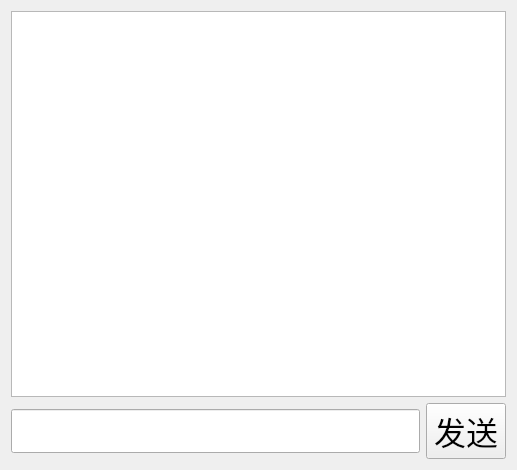
<?xml version="1.0" encoding="UTF-8"?>
<ui version="4.0">
 <class>PrivateChat</class>
 <widget class="QWidget" name="PrivateChat">
  <property name="geometry">
   <rect>
    <x>0</x>
    <y>0</y>
    <width>517</width>
    <height>470</height>
   </rect>
  </property>
  <property name="windowTitle">
   <string>Form</string>
  </property>
  <layout class="QVBoxLayout" name="verticalLayout_2">
   <item>
    <layout class="QVBoxLayout" name="verticalLayout">
     <item>
      <widget class="QTextEdit" name="showMsg_te">
       <property name="font">
        <font>
         <pointsize>24</pointsize>
        </font>
       </property>
      </widget>
     </item>
     <item>
      <layout class="QHBoxLayout" name="horizontalLayout">
       <item>
        <widget class="QLineEdit" name="inputMsg_le">
         <property name="font">
          <font>
           <pointsize>24</pointsize>
          </font>
         </property>
        </widget>
       </item>
       <item>
        <widget class="QPushButton" name="sendMsg_pb">
         <property name="font">
          <font>
           <pointsize>24</pointsize>
          </font>
         </property>
         <property name="text">
          <string>发送</string>
         </property>
        </widget>
       </item>
      </layout>
     </item>
    </layout>
   </item>
  </layout>
 </widget>
 <resources/>
 <connections/>
</ui>
